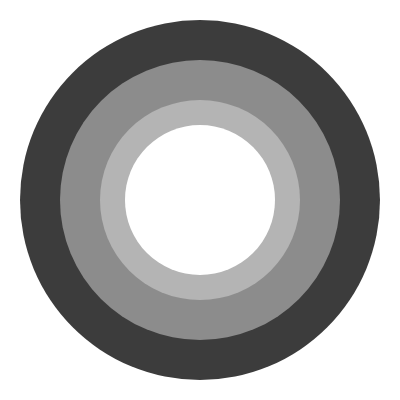
Frame 1 (no input)
Frame 60 (no input): identical to frame 1, image omitted
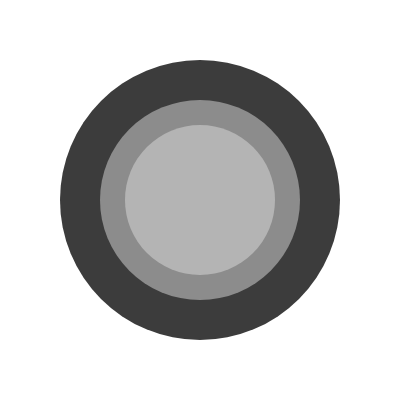
Frame 120 (the mouse pressed at the canvas centre since frame 60)

The p5.js sketch that drew these frames (run headless with seeded random() and noise() and a simulated clock; from frame 60 on, the mouse is pressed at the canvas centre):

// p5.js sketch
// ── sketch.js
let diameters = [360, 280, 200, 150];
let colourVals = [60, 140, 180, 255];

function setup() {
  createCanvas(400, 400);
}

function draw() {
  background(255);


  for (let i = 0; i < diameters.length; i++) {
    fill(colourVals[i]);   
    noStroke();
    circle(width / 2, height / 2, diameters[i]);
  }
}

function mousePressed() {

  let last = colourVals.pop();


  colourVals.unshift(last);
}
